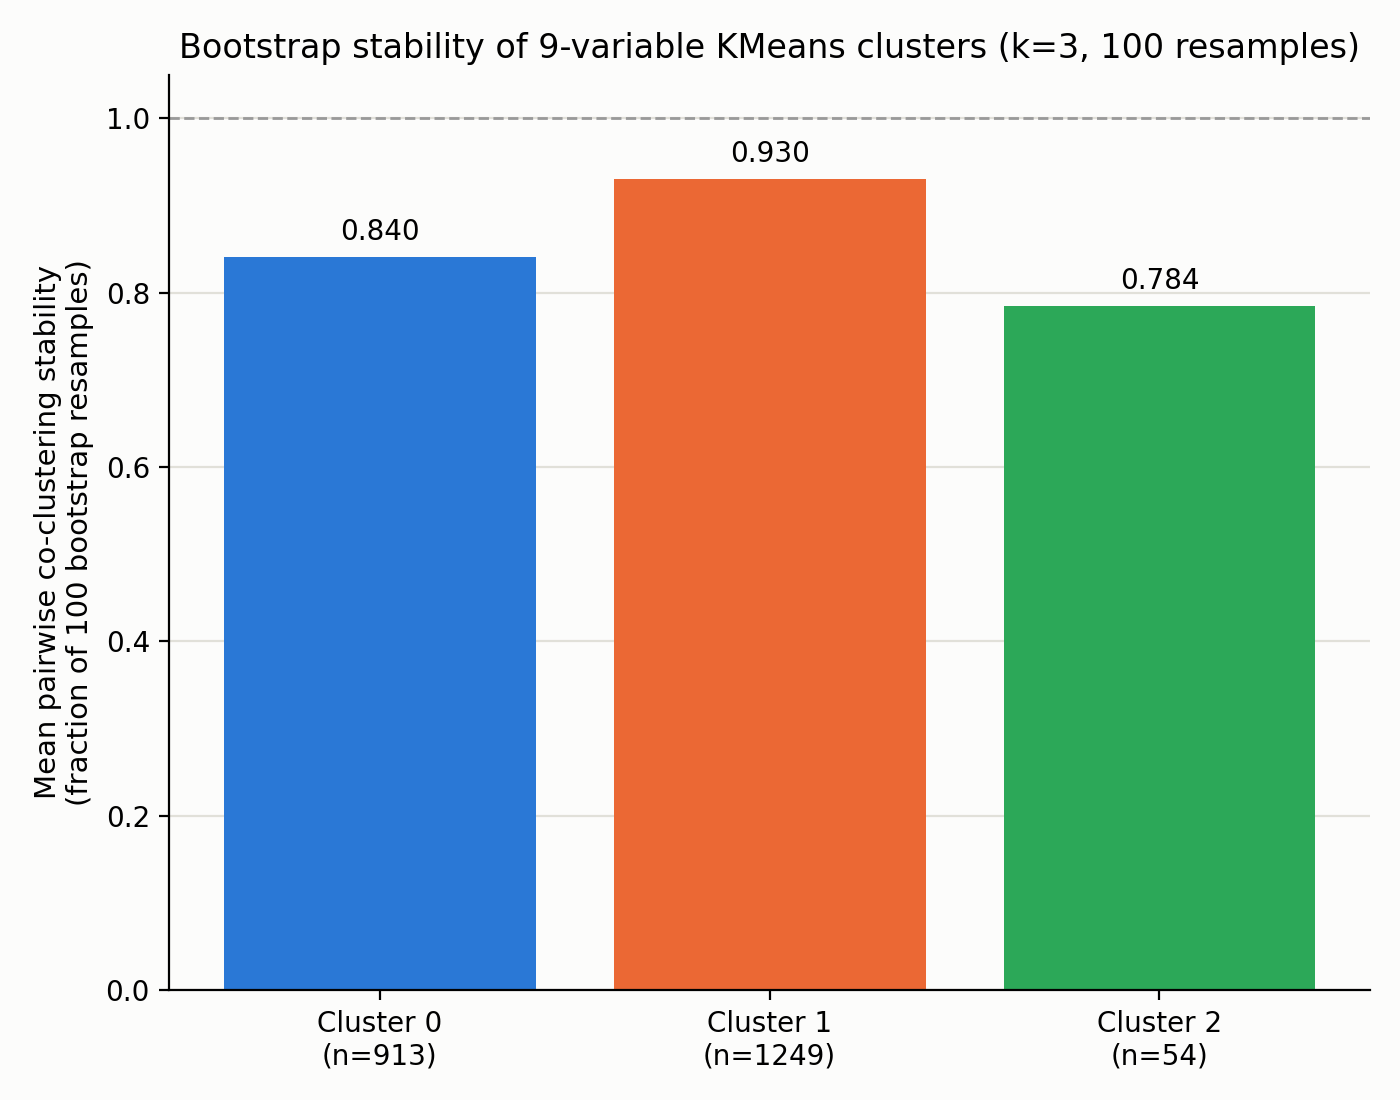

Write Python code to recreate this figure.
"""
Stage 1a: bootstrap stability of the 9-variable KMeans clustering
(clustering_base.py, k=3), same method as clusters_analysis/bootstrap_stability.py:
resample with replacement 100x, refit KMeans (k=3) each time, compute
per-original-cluster co-clustering stability. Matters most for the small
(n=54) kidney-complication cluster.

Output: bootstrap_stability.png
"""
import os
import re

import matplotlib.pyplot as plt
import numpy as np
import pandas as pd
from sklearn.cluster import KMeans
from sklearn.preprocessing import StandardScaler

OUT_DIR = os.path.dirname(os.path.abspath(__file__))
DATA_PATH = "/n/groups/patel/chandrima/final_df.csv"
N_BOOT = 100
BEST_K = 3


def sanitize_column_name(col):
    return re.sub(r"[\[\]<]", "", col)


CPEPTIDE_COL = sanitize_column_name("import_c_peptide, C peptide [Mass/volume] in Seru")
INSULIN_COL = sanitize_column_name("import_insulin, Insulin [Units/volume] in Serum o")
BMI_COL = "bmi_vsorres, BMI"
CREATININE_COL = sanitize_column_name("import_creatinine, Creatinine [Mass/volume] in Se")
URINE_ALBUMIN_COL = sanitize_column_name("import_urine_albumin, Albumin [Mass/volume] in Ur")
URINE_CREATININE_COL = sanitize_column_name("import_urine_creatinine, Creatinine [Mass/volume]")
TRIGLYCERIDES_COL = sanitize_column_name("import_triglycerides, Triglyceride [Mass/volume] ")
HDL_COL = sanitize_column_name("import_hdl_cholesterol, Cholesterol in HDL [Mass/")
CRP_COL = sanitize_column_name("import_crp_hs, C reactive protein [Mass/volume] i")
FEATURE_COLS = ["age", BMI_COL, INSULIN_COL, CPEPTIDE_COL, CREATININE_COL, "uacr", TRIGLYCERIDES_COL, HDL_COL, CRP_COL]
LOG_COLS = {INSULIN_COL, CPEPTIDE_COL, CREATININE_COL, "uacr", TRIGLYCERIDES_COL, CRP_COL}

df = pd.read_csv(DATA_PATH)
df.columns = [sanitize_column_name(c) for c in df.columns]
df["uacr"] = df[URINE_ALBUMIN_COL] / df[URINE_CREATININE_COL].replace(0, np.nan)
df = df.dropna(subset=FEATURE_COLS).reset_index(drop=True)
n = len(df)
print(f"n={n}")

X = df[FEATURE_COLS].copy()
for c in LOG_COLS:
    X[c] = np.log1p(X[c])
X_scaled = StandardScaler().fit_transform(X)

original_labels = KMeans(n_clusters=BEST_K, n_init=10, random_state=0).fit(X_scaled).labels_
cluster_ids = sorted(set(original_labels))
print(f"original cluster sizes: {[(c, int((original_labels == c).sum())) for c in cluster_ids]}")

together_count = np.zeros((n, n), dtype=np.int32)
seen_count = np.zeros((n, n), dtype=np.int32)

rng = np.random.default_rng(0)
for b in range(N_BOOT):
    idx = rng.integers(0, n, n)
    X_boot = X_scaled[idx]
    labels_boot = KMeans(n_clusters=BEST_K, n_init=10, random_state=b).fit(X_boot).labels_

    unique_idx, first_pos = np.unique(idx, return_index=True)
    labels_for_unique = labels_boot[first_pos]

    seen_count[np.ix_(unique_idx, unique_idx)] += 1
    same = labels_for_unique[:, None] == labels_for_unique[None, :]
    together_count[np.ix_(unique_idx, unique_idx)] += same

    if (b + 1) % 20 == 0:
        print(f"  ... {b + 1}/{N_BOOT} bootstrap resamples done")

with np.errstate(invalid="ignore", divide="ignore"):
    stability_matrix = np.where(seen_count > 0, together_count / np.maximum(seen_count, 1), np.nan)

stability_per_cluster = {}
for c in cluster_ids:
    members = np.where(original_labels == c)[0]
    pairs = stability_matrix[np.ix_(members, members)]
    iu = np.triu_indices(len(members), k=1)
    stability_per_cluster[c] = np.nanmean(pairs[iu])
    print(f"Cluster {c} (n={len(members)}): mean pairwise co-clustering stability = {stability_per_cluster[c]:.3f}")

fig, ax = plt.subplots(figsize=(7, 5.5), facecolor="#fcfcfb")
ax.set_facecolor("#fcfcfb")
sizes = [int((original_labels == c).sum()) for c in cluster_ids]
bars = ax.bar([f"Cluster {c}\n(n={s})" for c, s in zip(cluster_ids, sizes)],
              [stability_per_cluster[c] for c in cluster_ids],
              color=["#2a78d6", "#eb6834", "#2ca858"][:len(cluster_ids)])
ax.axhline(1.0, color="#999999", linewidth=1.0, linestyle="--", zorder=1)
ax.set_ylim(0, 1.05)
ax.set_ylabel("Mean pairwise co-clustering stability\n(fraction of 100 bootstrap resamples)", fontsize=10.5)
ax.set_title(f"Bootstrap stability of 9-variable KMeans clusters (k={BEST_K}, {N_BOOT} resamples)", fontsize=12)
for bar, c in zip(bars, cluster_ids):
    ax.text(bar.get_x() + bar.get_width() / 2, bar.get_height() + 0.02, f"{stability_per_cluster[c]:.3f}", ha="center", fontsize=10)
ax.grid(True, axis="y", color="#e1e0d9", linewidth=0.8, zorder=0)
ax.set_axisbelow(True)
for spine in ["top", "right"]:
    ax.spines[spine].set_visible(False)
fig.tight_layout()
fig.savefig(os.path.join(OUT_DIR, "bootstrap_stability.png"), dpi=200, facecolor=fig.get_facecolor())
plt.close(fig)
print("saved bootstrap_stability.png")
